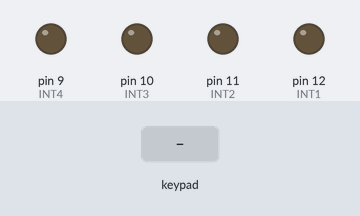
Simulated run of this sketch. Board: Arduino Uno, built with avr-gcc and run on an emulated ATmega328P. Parts: output pins drawn as LEDs (lit = HIGH). Inputs (shaded band) come from the test bench. What the sketch prints to the serial monitor is not drawn.

Above: at 1.2 s.
1.3 s: key 'D' pressed
At 1.58 s:
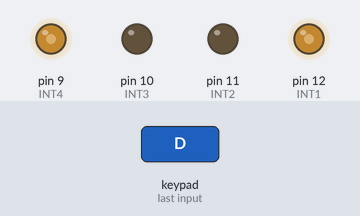
3.2 s: key 'U' pressed
At 3.45 s:
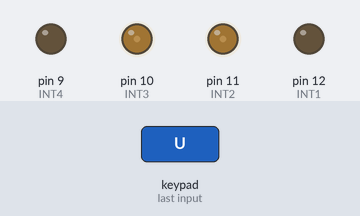
5.1 s: key 'L' pressed
At 5.36 s:
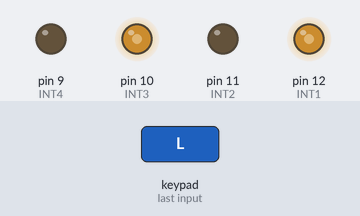
7.0 s: key 'R' pressed
At 7.25 s:
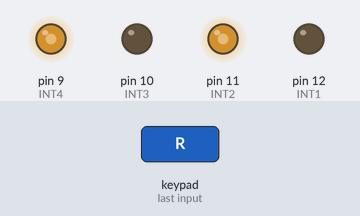
Timing chart, 0 to 9.9 s (numbered marks = the images above; inputs shaded):
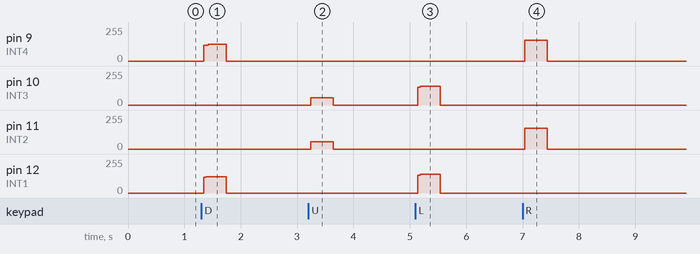

The sketch:

carrinhho_controle_remoto.ino
```cpp
#define CUSTOM_SETTINGS
#define INCLUDE_GAMEPAD_MODULE
#include <Dabble.h>
//verificar ligações de acordo com carrinho.
#define INT1 12
#define INT2 11
#define INT3 10
#define INT4 9

void setup() {

   Serial.begin(250000);
   Serial.println("incia");


  Dabble.begin(9600,7,6);
  pinMode(INT1,OUTPUT);
  pinMode(INT2,OUTPUT);
  pinMode(INT3,OUTPUT);
  pinMode(INT4,OUTPUT);


}

void loop() {

Dabble.processInput();

if(GamePad.isUpPressed())
{
 digitalWrite(INT1,LOW);
  digitalWrite(INT2,HIGH);
  digitalWrite(INT3,HIGH);
  digitalWrite(INT4,LOW);
 Serial.println("andar");
 para();
}
if(GamePad.isDownPressed())
{
  digitalWrite(INT1,HIGH);
  digitalWrite(INT2,LOW);
  digitalWrite(INT3,LOW);
  digitalWrite(INT4,HIGH);
 Serial.println("andando de ré");
  para();
}

if(GamePad.isLeftPressed())
{
 digitalWrite(INT1,HIGH);
  digitalWrite(INT2,LOW);
  digitalWrite(INT3,HIGH);
  digitalWrite(INT4,LOW);
 Serial.println("virando esquerda");
  para();
}
if(GamePad.isRightPressed())
{
  digitalWrite(INT1,LOW);
  digitalWrite(INT2,HIGH);
  digitalWrite(INT3,LOW);
  digitalWrite(INT4,HIGH);

 Serial.println("virando para direita");
  para();
}


}
void para() {
  digitalWrite(INT1,LOW);
  digitalWrite(INT2,LOW);
  digitalWrite(INT3,LOW);
  digitalWrite(INT4,LOW);
}
```

Measured:
- after the input at 1.3 s, pin 9 (INT4): 0/255 → 118/255 at once, → 124/255 0.08 s later, → 0/255 0.32 s later; pin 12 (INT1): 0/255 → 123/255 at once, → 0/255 0.40 s later
- after the input at 3.2 s, pin 10 (INT3), pin 11 (INT2): 0/255 → 53/255 at once, → 0/255 0.40 s later
- after the input at 5.1 s, pin 10 (INT3), pin 12 (INT1): 0/255 → 139/255 at once, → 0/255 0.40 s later
- after the input at 7.0 s, pin 9 (INT4), pin 11 (INT2): 0/255 → 156/255 at once, → 0/255 0.40 s later
